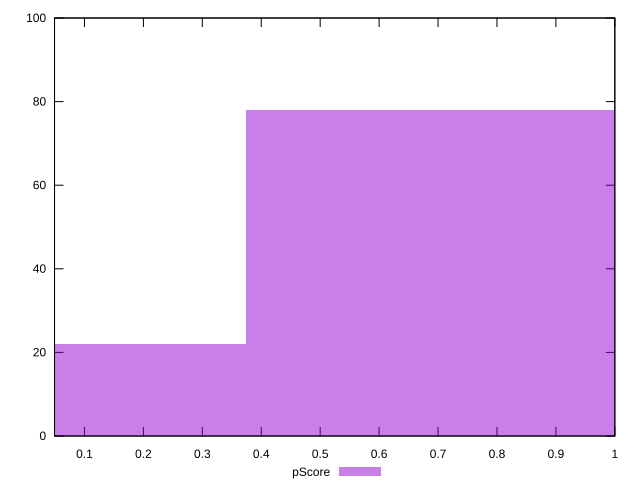

Write gnuplot code to recreate this figure.
reset

$pScore <<EOF
0.7490108090275472 78
0 22
EOF

set key outside below
set boxwidth 0.7490108090275472
set xrange [0.049196736214140946:1]
set yrange [0:100]
set trange [0:100]
set style fill transparent solid 0.5 noborder
set terminal svg size 640, 490 enhanced background rgb 'white'
set output "reports/report_00028_2021-02-24T12-49-42.674Z/total-blocking-time/samples/card/pScore/histogram.svg"

plot $pScore title "pScore" with boxes

reset
